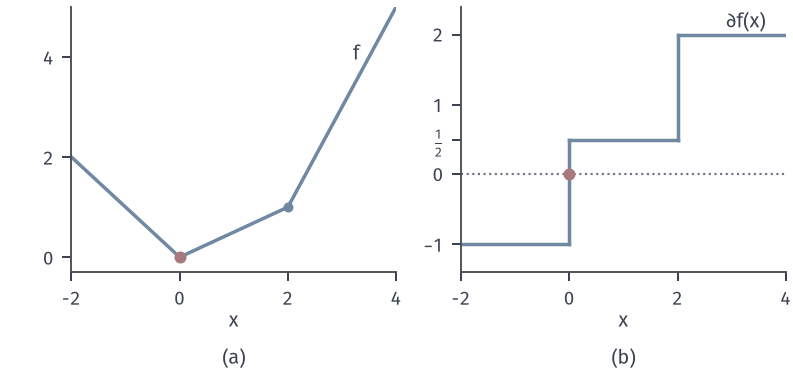

Source code (Python):
from pathlib import Path
import sys
ROOT = next(p for p in Path(__file__).resolve().parents if (p/'build.sh').is_file() and (p/'tex/book.tex').is_file())
sys.path.insert(0, str(ROOT/'figures/00-shared/mathematical-preliminaries-upper/00-shared/comprehension-figures'))
from support import figure, save, BLUE, GREEN, YELLOW, RED, PURPLE, INK, MUTED, GRID, BLUE_FILL, GREEN_FILL, YELLOW_FILL, RED_FILL, PURPLE_FILL
import numpy as np
HERE = Path(__file__).resolve().parent
STROKE = '#4C4D4F'
def panel(fig, left, right, top, bottom, wspace=.25, hspace=.2):
    fig.set_layout_engine(None)
    fig.subplots_adjust(left=left, right=right, top=top, bottom=bottom, wspace=wspace, hspace=hspace)
def tag(fig, ax, s, y=None, d=.15):
    p = ax.get_position(); fig.text((p.x0+p.x1)/2, (p.y0-d) if y is None else y, s, ha='center', va='top')
def opt(ax, x=0, y=0, ms=4.8, z=7): ax.plot([x],[y],'o',ms=ms,color=RED,mew=0,zorder=z)
# f(x)=max{-x,x/2,2x-3} 与其次微分的图像。
fig,(A,B)=figure(width_mm=112,height_mm=52,ncols=2)
panel(fig,.09,.99,.98,.26,wspace=.2)
X=np.linspace(-2,4,601); f=lambda x:np.maximum.reduce([-x,x/2,2*x-3])
A.plot(X,f(X),color=BLUE,lw=1.4);opt(A);A.plot([2],[1],'o',color=BLUE,ms=4,mew=0,zorder=6)
A.set_xlim(-2,4);A.set_ylim(-.3,5);A.set_xticks([-2,0,2,4]);A.set_yticks([0,2,4]);A.set_xlabel('$x$',labelpad=1)
A.text(3.2,3.95,'$f$',color=INK)
B.plot([-2,0],[-1,-1],color=BLUE,lw=1.4);B.plot([0,0],[-1,.5],color=BLUE,lw=1.4);B.plot([0,2],[.5,.5],color=BLUE,lw=1.4)
B.plot([2,2],[.5,2],color=BLUE,lw=1.4);B.plot([2,4],[2,2],color=BLUE,lw=1.4)
B.axhline(0,color=MUTED,lw=.85,ls=':',zorder=1)
opt(B)
B.set_xlim(-2,4);B.set_ylim(-1.4,2.4);B.set_xticks([-2,0,2,4]);B.set_yticks([-1,0,.5,1,2],['$-1$','$0$','$\\frac{1}{2}$','$1$','$2$']);B.set_xlabel('$x$',labelpad=1)
B.text(2.9,2.1,'$\\partial f(x)$',color=INK)
fig.canvas.draw()
tag(fig,A,'(a)',y=.055);tag(fig,B,'(b)',y=.055)
save(fig,HERE,'figure',{'f':'max{-x,x/2,2x-3}'})
